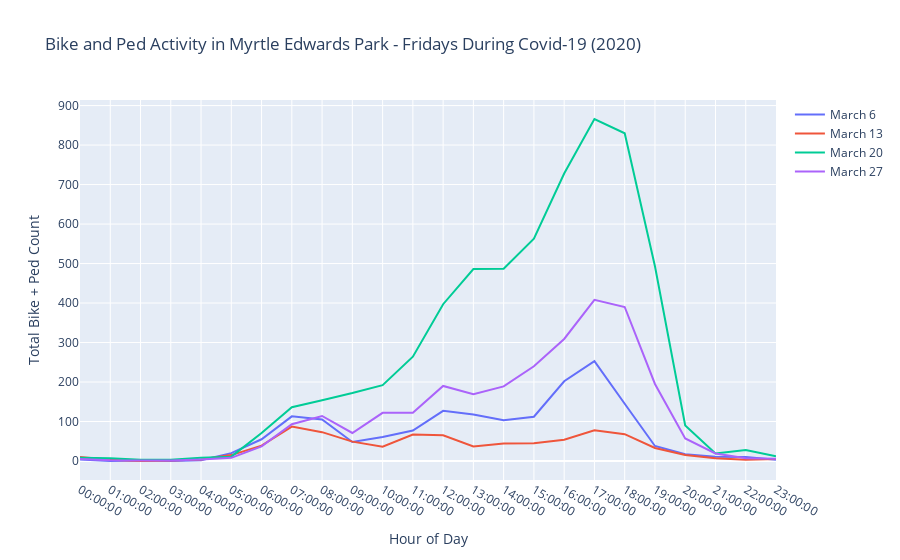

This figure's notebook cell:
### Markdown cell above
Now it's time to make my first graph. Let's start out graphing hourly counts for every Friday in March 2020. I posit that counts will creep up week after week, as more and more people begin working from home and looking for ways to get some exercise during and after work.

### Code cell
fig = go.Figure()
fig.add_trace(go.Scatter(x=alltimes, y=hourlycounts('3/6/2020'),
                    mode='lines',
                    name='March 6'))
fig.add_trace(go.Scatter(x=alltimes, y=hourlycounts('3/13/2020'),
                    mode='lines',
                    name='March 13'))
fig.add_trace(go.Scatter(x=alltimes, y=hourlycounts('3/20/2020'),
                    mode='lines',
                    name='March 20'))
fig.add_trace(go.Scatter(x=alltimes, y=hourlycounts('3/27/2020'),
                    mode='lines',
                    name='March 27'))

fig.update_layout(title='Bike and Ped Activity in Myrtle Edwards Park - Fridays During Covid-19 (2020)',
                   xaxis_title='Hour of Day',
                   yaxis_title='Total Bike + Ped Count')
fig.show()

### Figure 1 — Plotly figure (JSON) as saved in the notebook; plotly's stock layout.template omitted (floating-point values rounded to 4 significant figures)
{"data": [{"mode": "lines", "name": "March 6", "type": "scatter", "x": ["00:00:00", "01:00:00", "02:00:00", "03:00:00", "04:00:00", "05:00:00", "06:00:00", "07:00:00", "08:00:00", "09:00:00", "10:00:00", "11:00:00", "12:00:00", "13:00:00", "14:00:00", "15:00:00", "16:00:00", "17:00:00", "18:00:00", "19:00:00", "20:00:00", "21:00:00", "22:00:00", "23:00:00"], "y": [4, 0, 1, 0, 2, 20, 55, 113, 105, 48, 61, 77, 127, 118, 103, 112, 202, 253, 145, 38, 17, 11, 10, 3]}, {"mode": "lines", "name": "March 13", "type": "scatter", "x": ["00:00:00", "01:00:00", "02:00:00", "03:00:00", "04:00:00", "05:00:00", "06:00:00", "07:00:00", "08:00:00", "09:00:00", "10:00:00", "11:00:00", "12:00:00", "13:00:00", "14:00:00", "15:00:00", "16:00:00", "17:00:00", "18:00:00", "19:00:00", "20:00:00", "21:00:00", "22:00:00", "23:00:00"], "y": [10, 3, 0, 1, 4, 15, 39, 87, 73, 49, 36, 67, 65, 37, 44, 45, 54, 78, 68, 33, 15, 7, 3, 5]}, {"mode": "lines", "name": "March 20", "type": "scatter", "x": ["00:00:00", "01:00:00", "02:00:00", "03:00:00", "04:00:00", "05:00:00", "06:00:00", "07:00:00", "08:00:00", "09:00:00", "10:00:00", "11:00:00", "12:00:00", "13:00:00", "14:00:00", "15:00:00", "16:00:00", "17:00:00", "18:00:00", "19:00:00", "20:00:00", "21:00:00", "22:00:00", "23:00:00"], "y": [8, 7, 3, 3, 8, 11, 71, 136, 154, 172, 192, 264, 397, 486, 487, 563, 728, 866, 830, 493, 90, 19, 28, 12]}, {"mode": "lines", "name": "March 27", "type": "scatter", "x": ["00:00:00", "01:00:00", "02:00:00", "03:00:00", "04:00:00", "05:00:00", "06:00:00", "07:00:00", "08:00:00", "09:00:00", "10:00:00", "11:00:00", "12:00:00", "13:00:00", "14:00:00", "15:00:00", "16:00:00", "17:00:00", "18:00:00", "19:00:00", "20:00:00", "21:00:00", "22:00:00", "23:00:00"], "y": [5, 2, 1, 1, 4, 8, 37, 93, 114, 71, 122, 122, 190, 169, 189, 240, 309, 408, 390, 195, 57, 19, 7, 6]}], "layout": {"autosize": true, "title": {"text": "Bike and Ped Activity in Myrtle Edwards Park - Fridays During Covid-19 (2020)"}, "xaxis": {"autorange": true, "range": [0, 23], "title": {"text": "Hour of Day"}, "type": "category"}, "yaxis": {"autorange": true, "range": [-48.11, 914.1], "title": {"text": "Total Bike + Ped Count"}, "type": "linear"}}}
